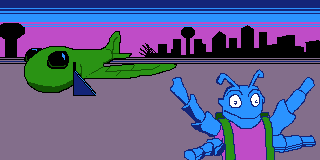

This game map was drawn from its Tiled (.tmx) file and the tilesets committed beside it. A one-line description and the full map source follow:
An orthogonal 20x10 tile map with 16x16 px tiles, 1 tile layer (Tile Layer 1).

<map version="1.5" tiledversion="1.7.2" orientation="orthogonal" renderorder="right-down" width="20" height="10" tilewidth="16" tileheight="16" infinite="0" nextlayerid="2" nextobjectid="1">
 <tileset firstgid="1" source="cut_01_arrival.tsx" />
 <layer id="1" name="Tile Layer 1" width="20" height="10">
  <data encoding="csv">
1,2,3,4,5,6,7,8,9,10,11,12,13,14,15,16,17,18,19,20,
21,22,23,24,25,26,27,28,29,30,31,32,33,34,35,36,37,38,39,40,
41,42,43,44,45,46,47,48,49,50,51,52,53,54,55,56,57,58,59,60,
61,62,63,64,65,66,67,68,69,70,71,72,73,74,75,76,77,78,79,80,
81,82,83,84,85,86,87,88,89,90,91,92,93,94,95,96,97,98,99,100,
101,102,103,104,105,106,107,108,109,110,111,112,113,114,115,116,117,118,119,120,
121,122,123,124,125,126,127,128,129,130,131,132,133,134,135,136,137,138,139,140,
141,142,143,144,145,146,147,148,149,150,151,152,153,154,155,156,157,158,159,160,
161,162,163,164,165,166,167,168,169,170,171,172,173,174,175,176,177,178,179,180,
181,182,183,184,185,186,187,188,189,190,191,192,193,194,195,196,197,198,199,200
</data>
 </layer>
</map>
